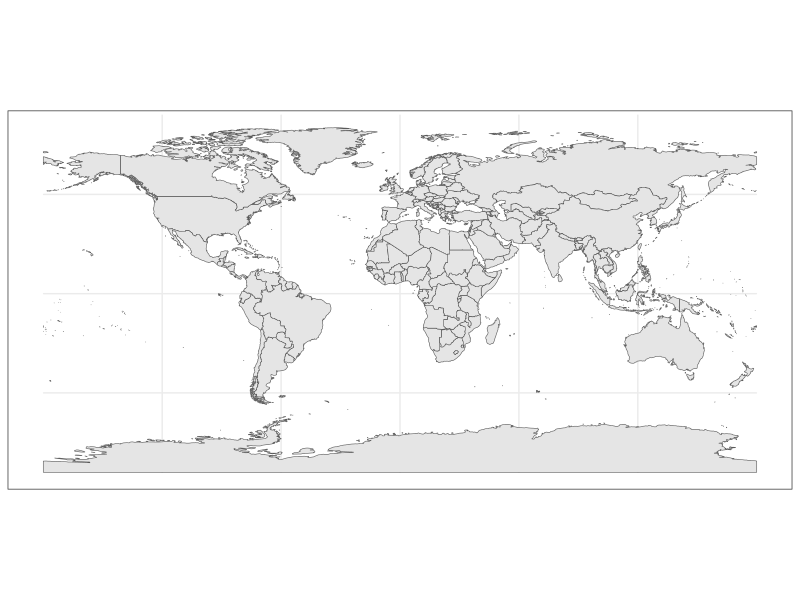
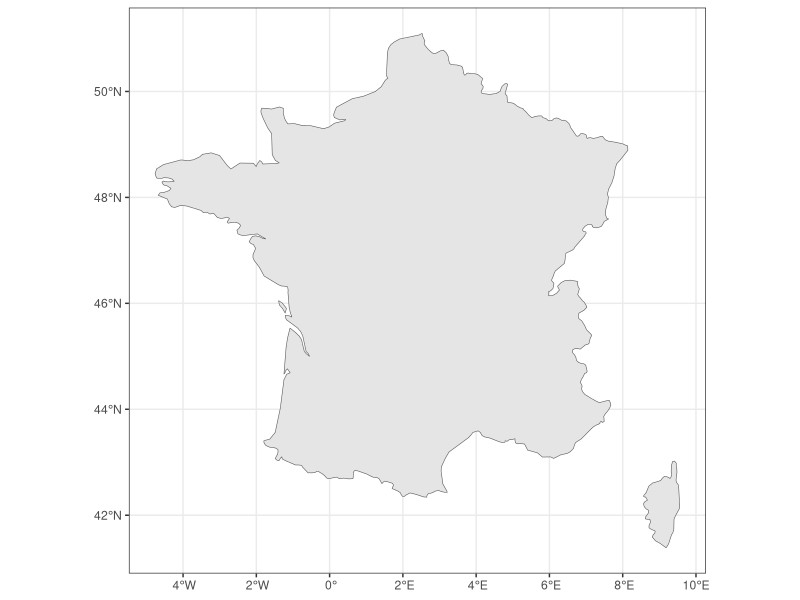

Source code (R) for these figures, in order: (Note: this script raises an error after producing the figures.)
# visualisasi -----

library(ggplot2)
library(sf)
library(rnaturalearth)

# loading data -----

w <- ne_countries(
  scale = "medium",
  type = "map_units",
  returnclass = "sf"
  )

head(w[c("name","continent")])

# plot

ggplot() + 
  geom_sf(data = w) +
  theme_bw()

# filter -----

france <- w[w$name == "France",]

ggplot() + 
  geom_sf(data = france) + 
  theme_bw()

# crop -----

europe_cropped <-
  st_crop(europe,
    xmin = -20,
    xmax = 45,
    ymin = 30,
    ymax = 73
  )

# plot

ggplot() +
  geom_sf(data = europe_cropped) +
  coord_sf(expand = FALSE) +
  theme_bw()

# another method, same result

ggplot() +
  geom_sf(data = w) +
  coord_sf(xlim = c(-20, 45), ylim = c(30, 73), expand = FALSE) +
  theme_bw()

# using projection -----

ggplot() +
  geom_sf(data = w) +
  coord_sf(
    crs = st_crs("+proj=moll"),
    xlim = c(-20, 45),
    ylim = c(30, 73),
    expand = FALSE) +
  theme_bw()

# blank, huh?

# let's see globally

ggplot() + 
  geom_sf(data = w) +
  coord_sf(crs = st_crs("+proj=moll")) +
  theme_bw()

# create target projection

target_crs <- "+proj=moll"

# transform

w_trans <- st_transform(w, target_crs)

display_win_wgs84 <- st_sfc(
  st_point(c(-20, 30)),
  st_point(c(45, 73)),
  crs = 4326)

display_win_wgs84

display_win_transform <-
  st_transform(
    display_win_wgs84,
    crs = target_crs
  )

display_win_transform

coord_transform <- st_coordinates(display_win_transform)

# plot

ggplot() +
  geom_sf(data = w_trans) +
  coord_sf(
    xlim = coord_transform[,"X"],
    ylim = coord_transform[,"Y"],
    datum = target_crs,
    expand = FALSE) +
  theme_bw()

# zoom -----

zoom_to <- c(13.38, 52.52)

zoom_level <- 3

# span

lon_span <- 360 / 2^zoom_level
lat_span <- 180 / 2^zoom_level

# boundaries

lon_bounds <-
  c(zoom_to[1] - lon_span / 2, zoom_to[1] + lon_span / 2)
lat_bounds <-
  c(zoom_to[2] - lat_span / 2, zoom_to[2] + lat_span / 2)

# plot

ggplot() +
  geom_sf(data = w) +
  geom_sf(
    data = st_sfc(st_point(zoom_to), crs = 4326),
    color = "red"
  ) +
  coord_sf(
    xlim = lon_bounds,
    ylim = lat_bounds
  ) +
  theme_bw()

# Excercise: plot Indonesia -----

# get info

id <- w[w$name == "Indonesia",]
st_bbox(id)

# transform

to_trans <- st_sfc(
  st_point(c(95.206641, -10.909668)),
  st_point(c(140.976172, 5.907031)), crs = 4326
)

p_transformed <- st_transform(to_trans, target_crs)

p_transformed

# boundaries

xlim_id <- c(9435069, 14082689)
ylim_id <- c(-1345798, 729878.2)

# finally, plot

ggplot() + 
  geom_sf(data = w_trans) +
  coord_sf(xlim = xlim_id, ylim = ylim_id) +
  theme_bw()

# source: -----
#[mantap](https://datascience.blog.wzb.eu/2019/04/30/zooming-in-on-maps-with-sf-and-ggplot2/)
